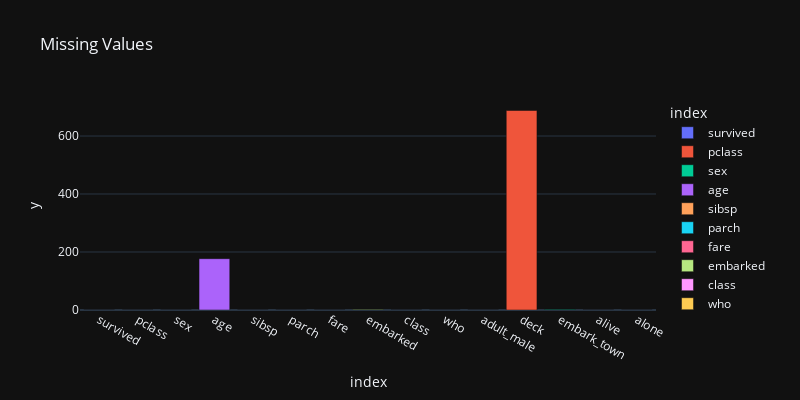

This figure's notebook cell:
### Code cell
a=df.isnull().sum()
px.bar(a, x=a.index, y=a.values, title='Missing Values', color=a.index,height=400, width=800, template='plotly_dark')

### Figure 1 — Plotly figure (JSON) as saved in the notebook; plotly's stock layout.template omitted (floating-point values rounded to 4 significant figures)
{"data": [{"alignmentgroup": "True", "hovertemplate": "index=%{x}<br>y=%{y}<extra></extra>", "legendgroup": "survived", "marker": {"color": "#636efa", "pattern": {"shape": ""}}, "name": "survived", "offsetgroup": "survived", "orientation": "v", "showlegend": true, "textposition": "auto", "type": "bar", "x": ["survived"], "xaxis": "x", "y": [0], "yaxis": "y"}, {"alignmentgroup": "True", "hovertemplate": "index=%{x}<br>y=%{y}<extra></extra>", "legendgroup": "pclass", "marker": {"color": "#EF553B", "pattern": {"shape": ""}}, "name": "pclass", "offsetgroup": "pclass", "orientation": "v", "showlegend": true, "textposition": "auto", "type": "bar", "x": ["pclass"], "xaxis": "x", "y": [0], "yaxis": "y"}, {"alignmentgroup": "True", "hovertemplate": "index=%{x}<br>y=%{y}<extra></extra>", "legendgroup": "sex", "marker": {"color": "#00cc96", "pattern": {"shape": ""}}, "name": "sex", "offsetgroup": "sex", "orientation": "v", "showlegend": true, "textposition": "auto", "type": "bar", "x": ["sex"], "xaxis": "x", "y": [0], "yaxis": "y"}, {"alignmentgroup": "True", "hovertemplate": "index=%{x}<br>y=%{y}<extra></extra>", "legendgroup": "age", "marker": {"color": "#ab63fa", "pattern": {"shape": ""}}, "name": "age", "offsetgroup": "age", "orientation": "v", "showlegend": true, "textposition": "auto", "type": "bar", "x": ["age"], "xaxis": "x", "y": [177], "yaxis": "y"}, {"alignmentgroup": "True", "hovertemplate": "index=%{x}<br>y=%{y}<extra></extra>", "legendgroup": "sibsp", "marker": {"color": "#FFA15A", "pattern": {"shape": ""}}, "name": "sibsp", "offsetgroup": "sibsp", "orientation": "v", "showlegend": true, "textposition": "auto", "type": "bar", "x": ["sibsp"], "xaxis": "x", "y": [0], "yaxis": "y"}, {"alignmentgroup": "True", "hovertemplate": "index=%{x}<br>y=%{y}<extra></extra>", "legendgroup": "parch", "marker": {"color": "#19d3f3", "pattern": {"shape": ""}}, "name": "parch", "offsetgroup": "parch", "orientation": "v", "showlegend": true, "textposition": "auto", "type": "bar", "x": ["parch"], "xaxis": "x", "y": [0], "yaxis": "y"}, {"alignmentgroup": "True", "hovertemplate": "index=%{x}<br>y=%{y}<extra></extra>", "legendgroup": "fare", "marker": {"color": "#FF6692", "pattern": {"shape": ""}}, "name": "fare", "offsetgroup": "fare", "orientation": "v", "showlegend": true, "textposition": "auto", "type": "bar", "x": ["fare"], "xaxis": "x", "y": [0], "yaxis": "y"}, {"alignmentgroup": "True", "hovertemplate": "index=%{x}<br>y=%{y}<extra></extra>", "legendgroup": "embarked", "marker": {"color": "#B6E880", "pattern": {"shape": ""}}, "name": "embarked", "offsetgroup": "embarked", "orientation": "v", "showlegend": true, "textposition": "auto", "type": "bar", "x": ["embarked"], "xaxis": "x", "y": [2], "yaxis": "y"}, {"alignmentgroup": "True", "hovertemplate": "index=%{x}<br>y=%{y}<extra></extra>", "legendgroup": "class", "marker": {"color": "#FF97FF", "pattern": {"shape": ""}}, "name": "class", "offsetgroup": "class", "orientation": "v", "showlegend": true, "textposition": "auto", "type": "bar", "x": ["class"], "xaxis": "x", "y": [0], "yaxis": "y"}, {"alignmentgroup": "True", "hovertemplate": "index=%{x}<br>y=%{y}<extra></extra>", "legendgroup": "who", "marker": {"color": "#FECB52", "pattern": {"shape": ""}}, "name": "who", "offsetgroup": "who", "orientation": "v", "showlegend": true, "textposition": "auto", "type": "bar", "x": ["who"], "xaxis": "x", "y": [0], "yaxis": "y"}, {"alignmentgroup": "True", "hovertemplate": "index=%{x}<br>y=%{y}<extra></extra>", "legendgroup": "adult_male", "marker": {"color": "#636efa", "pattern": {"shape": ""}}, "name": "adult_male", "offsetgroup": "adult_male", "orientation": "v", "showlegend": true, "textposition": "auto", "type": "bar", "x": ["adult_male"], "xaxis": "x", "y": [0], "yaxis": "y"}, {"alignmentgroup": "True", "hovertemplate": "index=%{x}<br>y=%{y}<extra></extra>", "legendgroup": "deck", "marker": {"color": "#EF553B", "pattern": {"shape": ""}}, "name": "deck", "offsetgroup": "deck", "orientation": "v", "showlegend": true, "textposition": "auto", "type": "bar", "x": ["deck"], "xaxis": "x", "y": [688], "yaxis": "y"}, {"alignmentgroup": "True", "hovertemplate": "index=%{x}<br>y=%{y}<extra></extra>", "legendgroup": "embark_town", "marker": {"color": "#00cc96", "pattern": {"shape": ""}}, "name": "embark_town", "offsetgroup": "embark_town", "orientation": "v", "showlegend": true, "textposition": "auto", "type": "bar", "x": ["embark_town"], "xaxis": "x", "y": [2], "yaxis": "y"}, {"alignmentgroup": "True", "hovertemplate": "index=%{x}<br>y=%{y}<extra></extra>", "legendgroup": "alive", "marker": {"color": "#ab63fa", "pattern": {"shape": ""}}, "name": "alive", "offsetgroup": "alive", "orientation": "v", "showlegend": true, "textposition": "auto", "type": "bar", "x": ["alive"], "xaxis": "x", "y": [0], "yaxis": "y"}, {"alignmentgroup": "True", "hovertemplate": "index=%{x}<br>y=%{y}<extra></extra>", "legendgroup": "alone", "marker": {"color": "#FFA15A", "pattern": {"shape": ""}}, "name": "alone", "offsetgroup": "alone", "orientation": "v", "showlegend": true, "textposition": "auto", "type": "bar", "x": ["alone"], "xaxis": "x", "y": [0], "yaxis": "y"}], "layout": {"barmode": "relative", "height": 400, "legend": {"title": {"text": "index"}, "tracegroupgap": 0}, "title": {"text": "Missing Values"}, "width": 800, "xaxis": {"anchor": "y", "categoryarray": ["survived", "pclass", "sex", "age", "sibsp", "parch", "fare", "embarked", "class", "who", "adult_male", "deck", "embark_town", "alive", "alone"], "categoryorder": "array", "domain": [0, 1], "title": {"text": "index"}}, "yaxis": {"anchor": "x", "domain": [0, 1], "title": {"text": "y"}}}}
